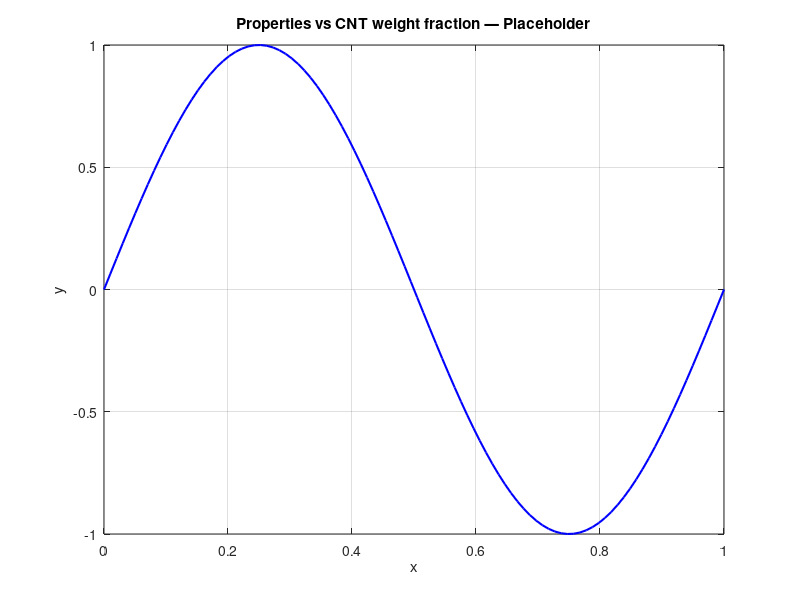

MATLAB code for this plot:
% property_vs_wt_fraction.m
% Properties vs CNT weight fraction
% Author: Eesha Tolety | CU Boulder / Amity University
%
% PLACEHOLDER SCRIPT
% ==================
% This file is a placeholder. Replace the example code below
% with your actual analysis scripts for this project.
%
% TODO: Add your code here

clc; clear; close all;

%% --- PARAMETERS (update these) ---
% Add your problem-specific parameters here

%% --- LOAD DATA ---
% TODO: Load your simulation/experimental data
% Example: data = readmatrix('data/results.csv');

%% --- ANALYSIS ---
% TODO: Add your analysis code here

%% --- VISUALIZATION ---
% TODO: Add your plots here
figure('Color','white');
x = linspace(0, 1, 100);
y = sin(2*pi*x);
plot(x, y, 'b-', 'LineWidth', 1.5);
xlabel('x'); ylabel('y');
title('Properties vs CNT weight fraction — Placeholder');
grid on;

fprintf('Placeholder script for: Properties vs CNT weight fraction\n');
fprintf('Replace with actual code.\n');
